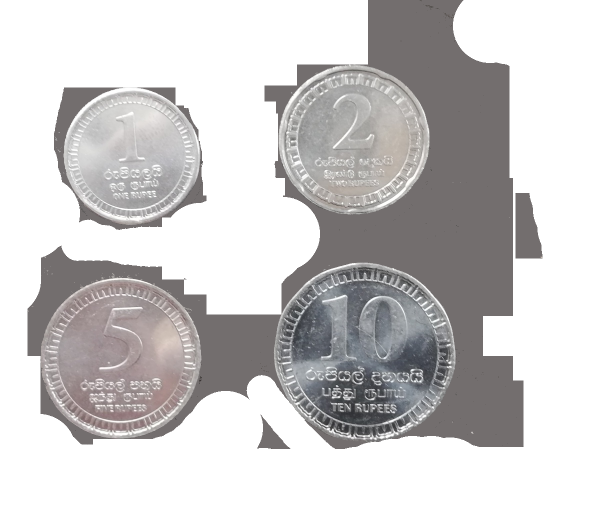
%> input picture EdgeDetection/coin.png, 1191 x 1009 px (shown at 1/2 size)
$ octave Untitled6.m   (GNU Octave 9; MATLAB toolbox functions it lacks are replaced by stand-ins)
%> lines starting %> are read from the running program, lines starting %| are printed output that depends on the picture

a = imread('coin.png');
%> a is the input picture: size 1009x1191x3 uint8; mean R, G, B 201.8, 200, 200.1
subplot(2,3,1), imshow(a);

b = rgb2gray(a);
subplot(2,3,2), imshow(b);

h = ones(6,6)/36;
c = imfilter(b,h);
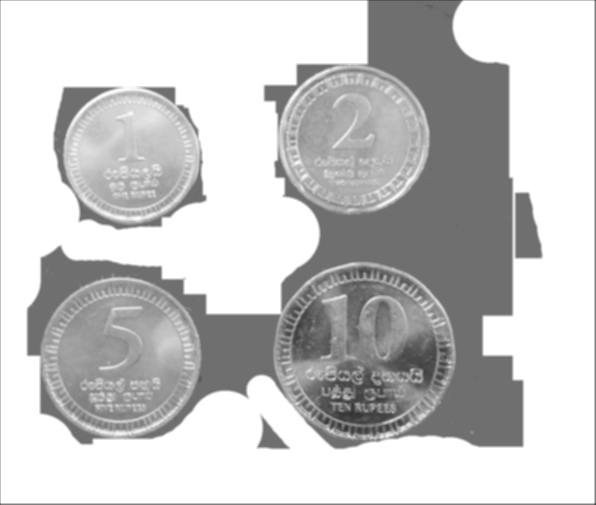
%> c: size 1009x1191 uint8 (shown at 1/2 size); min 51, max 255, mean 199.7
subplot(2,3,3), imshow(c);

h = [1 0 -1; 2 0 -2; 1 0 -1];
d = imfilter(b,h);
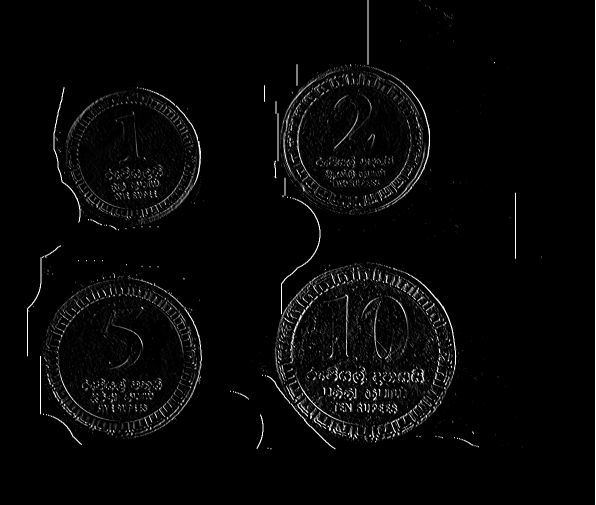
%> d: size 1009x1191 uint8 (shown at 1/2 size); min 0, max 255, mean 6.9
subplot(2,3,4), imshow(d);
%> after `imshow(d)`:
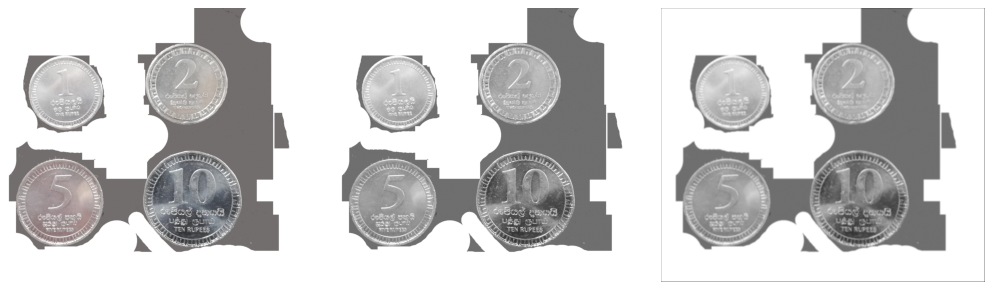
%> figure redrawn from the program's plot data, 4 panels

%> (the run ends here)
